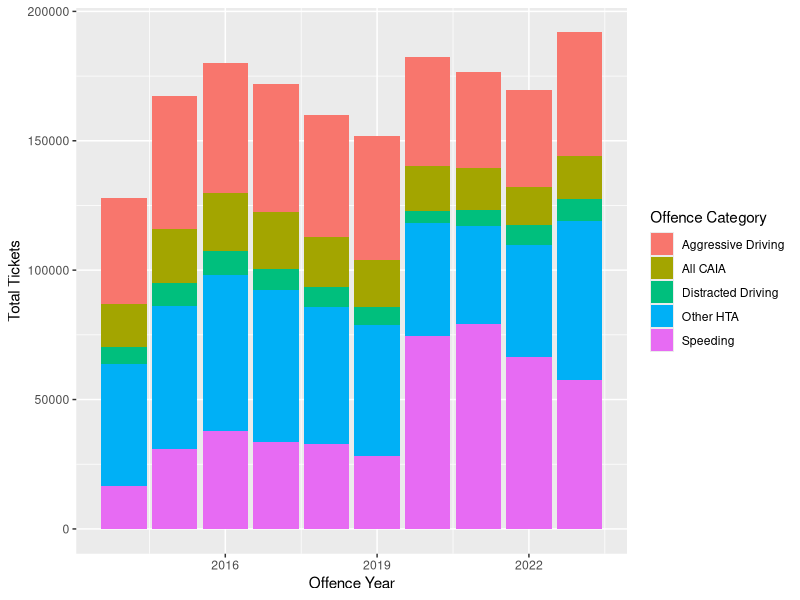

Write the R code that produced this figure.
## ---- chunk 1
#| include: false
#| warning: false
#| message: false

library(tidyverse)

data <- read_csv(here::here("data/analysis_data/analysis_data.csv"))

## ---- chunk 2
#| label: Tickets
#| fig-cap: Tickets
#| echo: false
  
data |> 
  ggplot(aes(x = `Offence Year`, weight = `Ticket Count`, 
             fill = `Offence Category`)) + 
  geom_bar() + labs(y = "Total Tickets")

